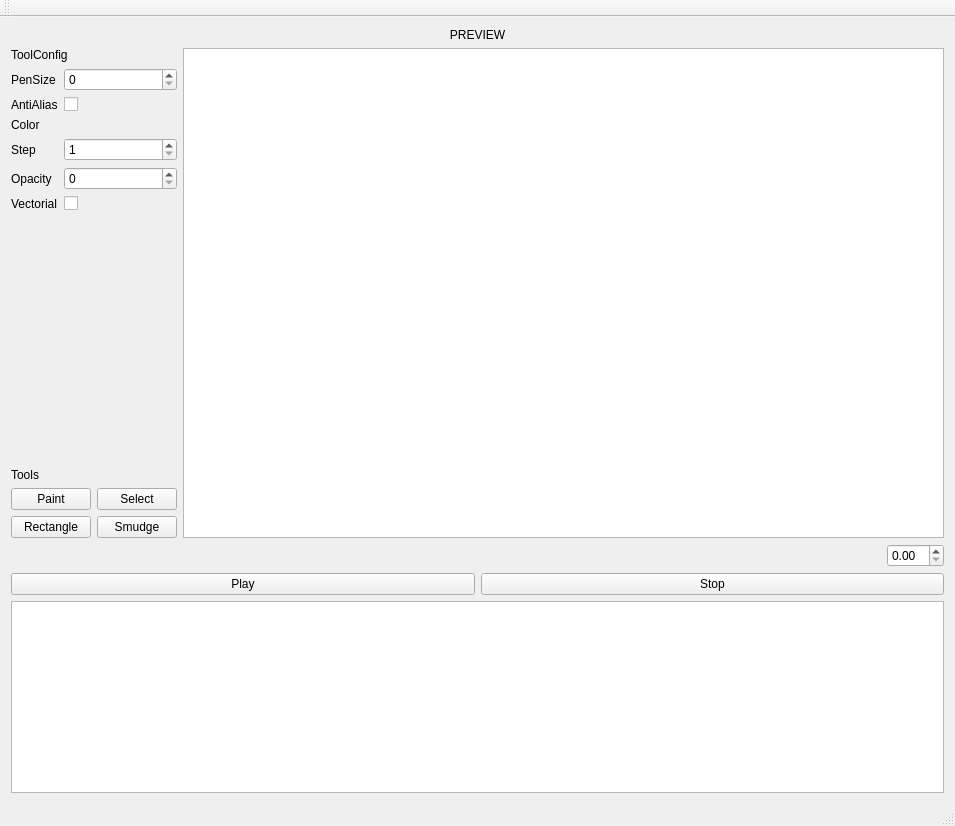
<?xml version="1.0" encoding="UTF-8"?>
<ui version="4.0">
 <class>cMainWindow</class>
 <widget class="QMainWindow" name="cMainWindow">
  <property name="geometry">
   <rect>
    <x>0</x>
    <y>0</y>
    <width>955</width>
    <height>826</height>
   </rect>
  </property>
  <property name="windowTitle">
   <string>cMainWindow</string>
  </property>
  <widget class="QWidget" name="centralWidget">
   <layout class="QVBoxLayout" name="verticalLayout_2">
    <item>
     <widget class="QLabel" name="previewLabel">
      <property name="minimumSize">
       <size>
        <width>0</width>
        <height>0</height>
       </size>
      </property>
      <property name="maximumSize">
       <size>
        <width>16777215</width>
        <height>16777215</height>
       </size>
      </property>
      <property name="text">
       <string>PREVIEW</string>
      </property>
      <property name="alignment">
       <set>Qt::AlignCenter</set>
      </property>
     </widget>
    </item>
    <item>
     <layout class="QHBoxLayout" name="horizontalLayout_2">
      <item>
       <layout class="QVBoxLayout" name="verticalLayout">
        <item>
         <widget class="QLabel" name="label_2">
          <property name="sizePolicy">
           <sizepolicy hsizetype="Preferred" vsizetype="Fixed">
            <horstretch>0</horstretch>
            <verstretch>0</verstretch>
           </sizepolicy>
          </property>
          <property name="text">
           <string>ToolConfig</string>
          </property>
         </widget>
        </item>
        <item>
         <layout class="QFormLayout" name="formLayout">
          <item row="0" column="0">
           <widget class="QLabel" name="penSizeLabel">
            <property name="text">
             <string>PenSize</string>
            </property>
           </widget>
          </item>
          <item row="0" column="1">
           <widget class="QSpinBox" name="penSizeSpinBox">
            <property name="maximum">
             <number>9999</number>
            </property>
           </widget>
          </item>
          <item row="1" column="0">
           <widget class="QLabel" name="antiAliasLabel">
            <property name="text">
             <string>AntiAlias</string>
            </property>
           </widget>
          </item>
          <item row="1" column="1">
           <widget class="QCheckBox" name="antiAliasCheckBox"/>
          </item>
          <item row="2" column="0">
           <widget class="QLabel" name="label">
            <property name="text">
             <string>Color</string>
            </property>
           </widget>
          </item>
          <item row="2" column="1">
           <widget class="ColorSwatch" name="colorSwatch">
            <property name="text">
             <string/>
            </property>
           </widget>
          </item>
          <item row="3" column="0">
           <widget class="QLabel" name="stepLabel">
            <property name="text">
             <string>Step</string>
            </property>
           </widget>
          </item>
          <item row="3" column="1">
           <widget class="QSpinBox" name="stepSpinBox">
            <property name="minimum">
             <number>1</number>
            </property>
            <property name="maximum">
             <number>99999</number>
            </property>
           </widget>
          </item>
          <item row="4" column="0">
           <widget class="QLabel" name="opacityLabel">
            <property name="text">
             <string>Opacity</string>
            </property>
           </widget>
          </item>
          <item row="4" column="1">
           <widget class="QSpinBox" name="opacitySpinBox">
            <property name="maximum">
             <number>100</number>
            </property>
           </widget>
          </item>
          <item row="5" column="0">
           <widget class="QLabel" name="vectorialLabel">
            <property name="text">
             <string>Vectorial</string>
            </property>
           </widget>
          </item>
          <item row="5" column="1">
           <widget class="QCheckBox" name="vectorialCB"/>
          </item>
         </layout>
        </item>
        <item>
         <spacer name="verticalSpacer">
          <property name="orientation">
           <enum>Qt::Vertical</enum>
          </property>
          <property name="sizeHint" stdset="0">
           <size>
            <width>20</width>
            <height>40</height>
           </size>
          </property>
         </spacer>
        </item>
        <item>
         <widget class="QLabel" name="label_3">
          <property name="text">
           <string>Tools</string>
          </property>
         </widget>
        </item>
        <item>
         <layout class="QGridLayout" name="gridLayout">
          <item row="0" column="0">
           <widget class="QPushButton" name="buttonToolPaint">
            <property name="text">
             <string>Paint</string>
            </property>
           </widget>
          </item>
          <item row="0" column="1">
           <widget class="QPushButton" name="buttonToolSelect">
            <property name="text">
             <string>Select</string>
            </property>
           </widget>
          </item>
          <item row="1" column="0">
           <widget class="QPushButton" name="buttonRectangle">
            <property name="text">
             <string>Rectangle</string>
            </property>
           </widget>
          </item>
          <item row="1" column="1">
           <widget class="QPushButton" name="buttonSmudge">
            <property name="text">
             <string>Smudge</string>
            </property>
           </widget>
          </item>
         </layout>
        </item>
       </layout>
      </item>
      <item>
       <widget class="cCanvas" name="canvas"/>
      </item>
     </layout>
    </item>
    <item>
     <layout class="QHBoxLayout" name="horizontalLayout_4">
      <item>
       <spacer name="horizontalSpacer">
        <property name="orientation">
         <enum>Qt::Horizontal</enum>
        </property>
        <property name="sizeHint" stdset="0">
         <size>
          <width>40</width>
          <height>20</height>
         </size>
        </property>
       </spacer>
      </item>
      <item>
       <widget class="QDoubleSpinBox" name="spinZoomFactor"/>
      </item>
     </layout>
    </item>
    <item>
     <layout class="QHBoxLayout" name="horizontalLayout">
      <item>
       <widget class="QPushButton" name="playButton">
        <property name="text">
         <string>Play</string>
        </property>
       </widget>
      </item>
      <item>
       <widget class="QPushButton" name="stopButton">
        <property name="text">
         <string>Stop</string>
        </property>
       </widget>
      </item>
     </layout>
    </item>
    <item>
     <widget class="cCustomGraphicsView" name="graphicsView">
      <property name="sizePolicy">
       <sizepolicy hsizetype="Expanding" vsizetype="Preferred">
        <horstretch>0</horstretch>
        <verstretch>0</verstretch>
       </sizepolicy>
      </property>
      <property name="maximumSize">
       <size>
        <width>16777215</width>
        <height>200</height>
       </size>
      </property>
     </widget>
    </item>
   </layout>
  </widget>
  <widget class="QMenuBar" name="menuBar">
   <property name="geometry">
    <rect>
     <x>0</x>
     <y>0</y>
     <width>955</width>
     <height>21</height>
    </rect>
   </property>
  </widget>
  <widget class="QToolBar" name="mainToolBar">
   <attribute name="toolBarArea">
    <enum>TopToolBarArea</enum>
   </attribute>
   <attribute name="toolBarBreak">
    <bool>false</bool>
   </attribute>
  </widget>
  <widget class="QStatusBar" name="statusBar"/>
 </widget>
 <layoutdefault spacing="6" margin="11"/>
 <customwidgets>
  <customwidget>
   <class>cCustomGraphicsView</class>
   <extends>QGraphicsView</extends>
   <header>cCustomGraphicsView.h</header>
  </customwidget>
  <customwidget>
   <class>cCanvas</class>
   <extends>QGraphicsView</extends>
   <header>Canvas.h</header>
  </customwidget>
  <customwidget>
   <class>ColorSwatch</class>
   <extends>QLabel</extends>
   <header>ColorSwatch.h</header>
  </customwidget>
 </customwidgets>
 <resources>
  <include location="cMainWindow.qrc"/>
 </resources>
 <connections/>
</ui>
